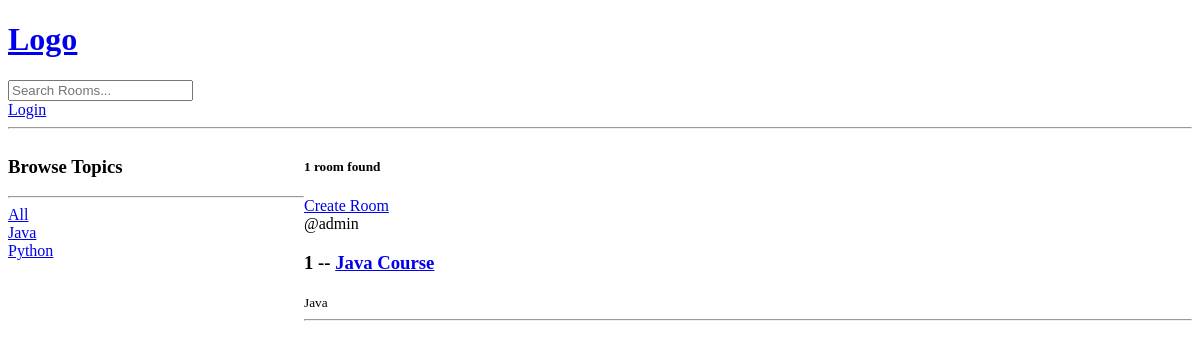
The page /?q=Java on the database as committed earlier.
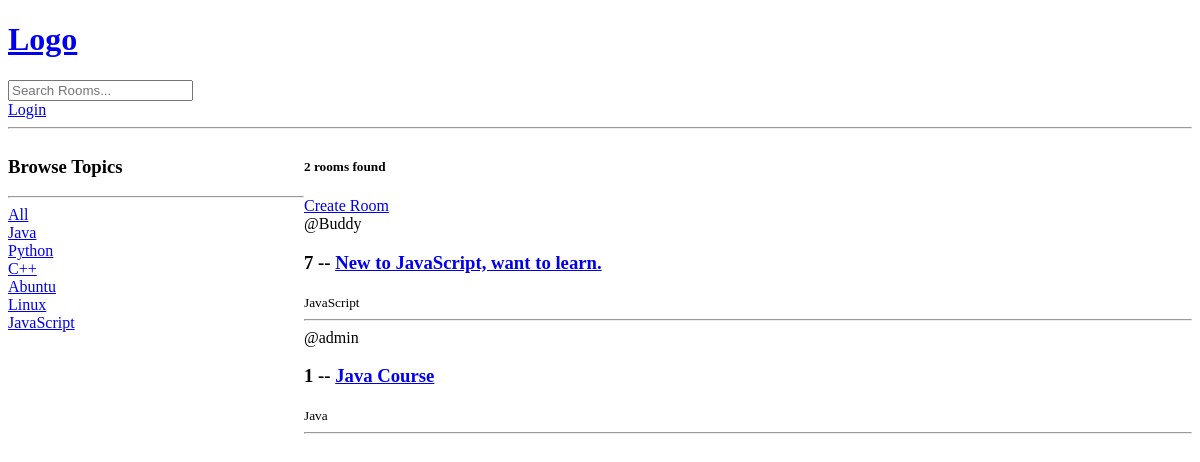
The same page on the database as committed later.
### base/models.py (models this page shows, shortened)
class Topic(models.Model):
    name = models.CharField(max_length=200)

class Room(models.Model):
    host = models.ForeignKey(User, on_delete=models.SET_NULL, null=True)
    topic = models.ForeignKey(Topic, on_delete=models.SET_NULL, null=True)
    name = models.CharField(max_length=200)
    description = models.TextField(null=True, blank=True)
    updated = models.DateTimeField(auto_now=True)
    created = models.DateTimeField(auto_now_add=True)
    class Meta:
        ordering = ['-updated', '-created']

### base/views.py (the view)
# urls.py: path('', views.home, name="home"),
def home(request):
    q = request.GET.get('q')
    if q is None:
        rooms = Room.objects.all()
    else:
        rooms = Room.objects.filter(Q(topic__name__icontains=q) | Q(name__icontains=q) |
                                    Q(description__icontains=q))
    room_count = rooms.count()
    topics = Topic.objects.all()
    context = {'rooms': rooms,
               'topics': topics,
               'room_count': room_count}
    return render(request, 'base/home.html', context)

### base/templates/base/home.html (shortened to what this page needs)
{% extends 'main.html' %}
{% block content %}
<div class="home-container">
    <div>
        <h3>Browse Topics</h3>
        <hr>
        <div>
            <a href="{% url 'home' %}">All</a>
        </div>
        {% for topic in topics%}
            <div>
                <a href="{% url 'home' %}?q={{topic.name}}">{{topic.name}}</a>
            </div>
        {% endfor%}
    </div>
    <div>
        <h5>
            {% if  room_count == 1 %}
                {{room_count}} room found
            {% else %}
                {{room_count}} rooms found
            {% endif %}
        </h5>
        <a href="{% url 'create-room' %}">Create Room </a>
        <div>
            {% for room in rooms %}
            <div>
                <span>@{{room.host.username}}</span>
                <h3>{{room.id}} -- <a href="{% url 'room' room.id %}">{{room.name}}</a></h3>
                <small>{{room.topic.name}}</small><br>
                <hr>
            </div>
            {% endfor %}
        </div>
    </div>
</div>
{% endblock %}

Rows that differ between the two databases and show on the page:
added Topic: name "C++"
added Topic: name "Abuntu"
added Topic: name "Linux"
added Topic: name "JavaScript"
added Room: host.username "Buddy", id "7", name "New to JavaScript, want to learn.", topic.name "JavaScript"
Other text that changed with them:
{{ room_count }}: (not shown) → "2"
{{ room_count }}: "1" → (not shown)
text no longer shown: "room found"
text now shown: "rooms found"
